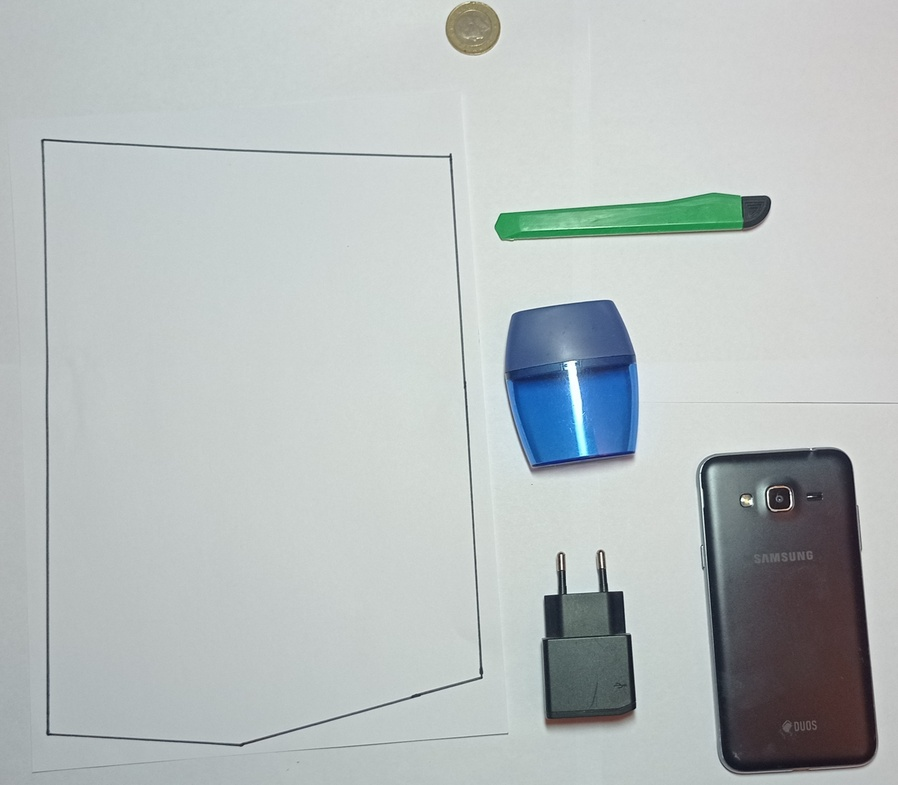
#> input picture tests/test_1.jpg, 898 x 785 px, shrunk from 2118 x 1852 before the run
$ jupyter execute paper.ipynb   (shell and % lines are left out)
#> lines starting #> are read from the running program, lines starting #| are printed output that depends on the picture; after the words box and inside, x2 and y2 are one past the last pixel; in counts of white or black regions, pixels touching at a corner belong together
# Для начала найдем точно лист A4

[cell 1]
from skimage.color import rgb2gray
import cv2
import numpy as np
import matplotlib.pyplot as plt

fig, ax = plt.subplots(1,3, figsize = (30,30))


img = cv2.imread("../tests/test_1.jpg")
#> img is the input picture: shape (785, 898, 3); mean B, G, R 189.7, 189.7, 182.6

hsv = cv2.cvtColor(img, cv2.COLOR_BGR2HSV)
#> hsv: shape (785, 898, 3); mean H, S, V 83.1, 17.3, 192.3
h,s,v = cv2.split(hsv)
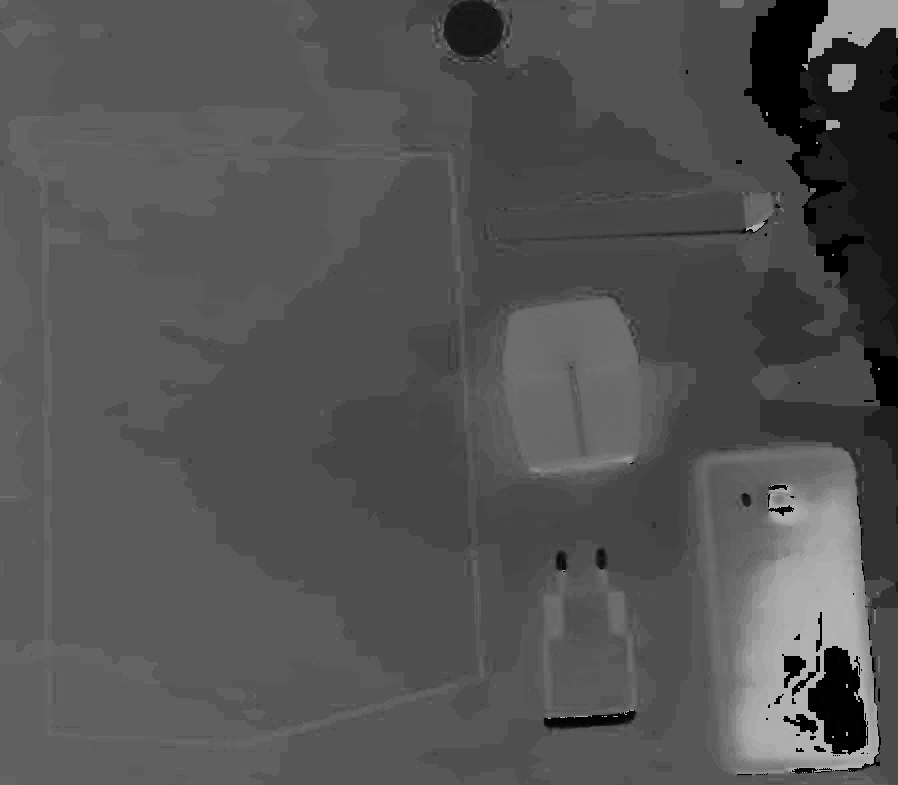
#> h: shape (785, 898); min 0, max 179, mean 83.1


#for filtering white (paper A4)
theta = 170
lower_white = np.array([100,0,255-theta])
upper_white = np.array([255,theta,255])
mask = cv2.inRange(hsv, lower_white, upper_white)
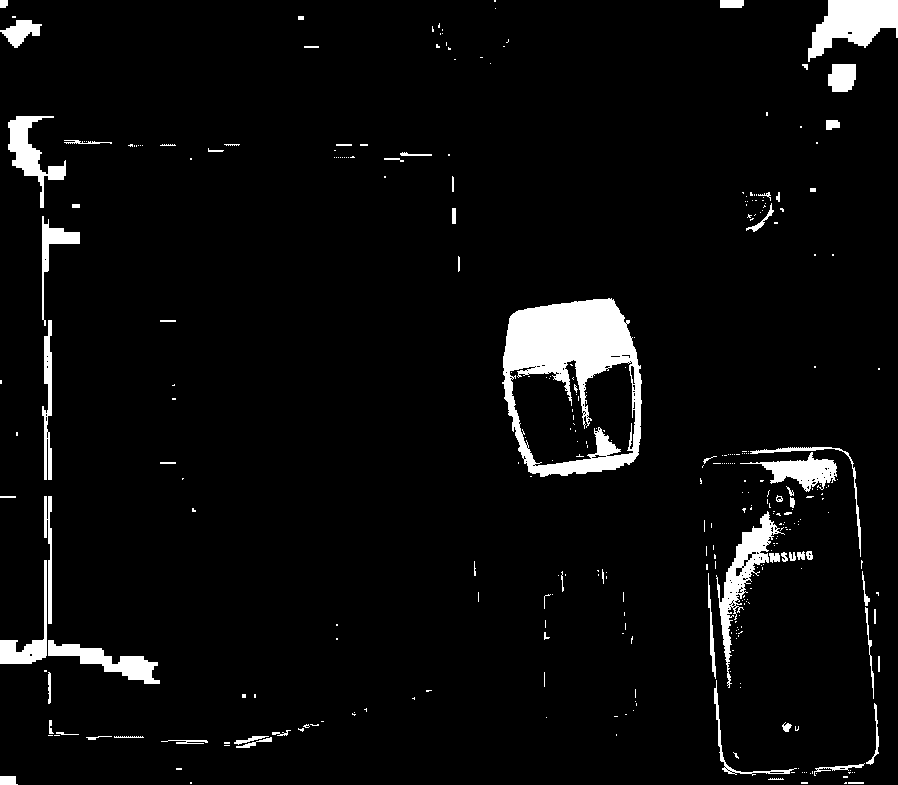
#> mask: shape (785, 898); 4.7% white; 336 white regions (264 under 20 px), largest, box (x1, y1, x2, y2) and area: (502, 298, 642, 477) 11932, (808, 0, 898, 62) 3196, (716, 511, 785, 688) 2595


#### low param 30
th, threshed = cv2.threshold(s, 30, 255, cv2.THRESH_BINARY_INV)
#> threshed: shape (785, 898); 88.8% white; 145 black regions (120 under 20 px), largest, box (x1, y1, x2, y2) and area: (701, 449, 876, 771) 35594, (504, 300, 640, 471) 19321, (543, 570, 636, 726) 10965

cv2.GaussianBlur(threshed, (3,3), 0, threshed)
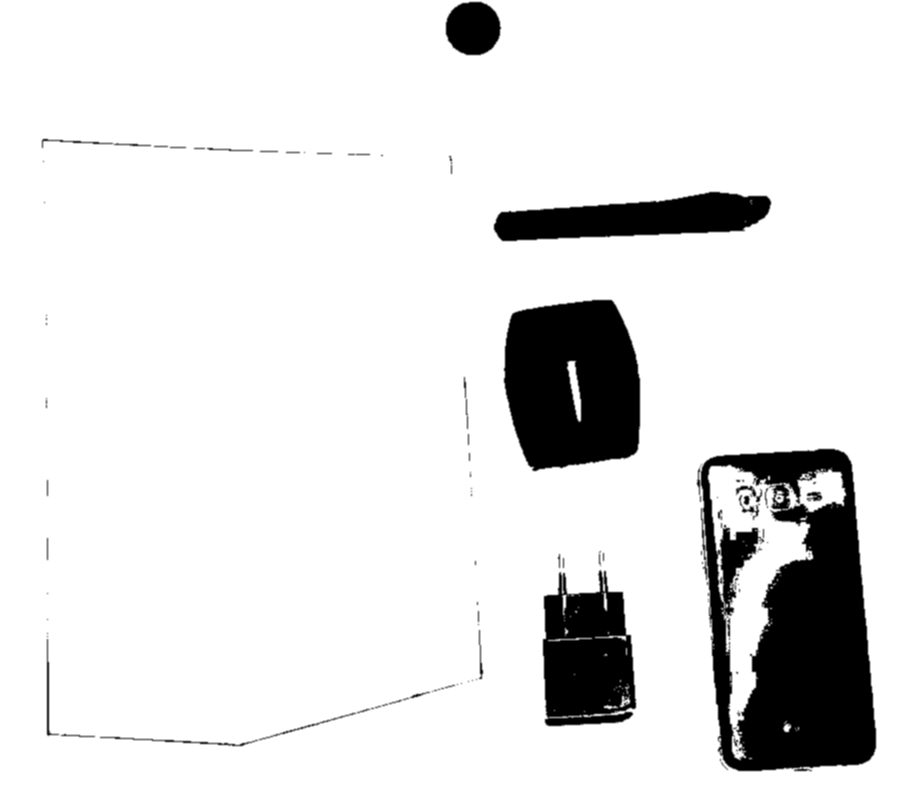
#> threshed: shape (785, 898); min 0, max 255, mean 226.4


cnts = cv2.findContours(threshed, cv2.RETR_EXTERNAL, cv2.CHAIN_APPROX_SIMPLE)[-2]
#> cnts = [[[0, 0], [0, 784], [897, 784], [897, 0]]]

canvas  = img.copy()


cnts = sorted(cnts, key = cv2.contourArea)
cnt = cnts[-1]
#> cnt = [[0, 0], [0, 784], [897, 784], [897, 0]]


alpha = 0.02
arclen = cv2.arcLength(cnt, True)
#> arclen = 3362
approx = cv2.approxPolyDP(cnt, alpha* arclen, True)
#> approx = [[0, 0], [0, 784], [897, 784], [897, 0]]
cv2.drawContours(canvas, [cnt], -1, (255,0,0), 1, cv2.LINE_AA)
cv2.drawContours(canvas, [approx], -1, (0, 0, 255), 1, cv2.LINE_AA)

ax[0].imshow(s)
ax[1].imshow(canvas)


#print(approx,approx[0][0][0], approx[1][0][0],approx[0][0][1],approx[1][0][1])

gray_img = cv2.cvtColor(img, cv2.COLOR_BGR2GRAY)
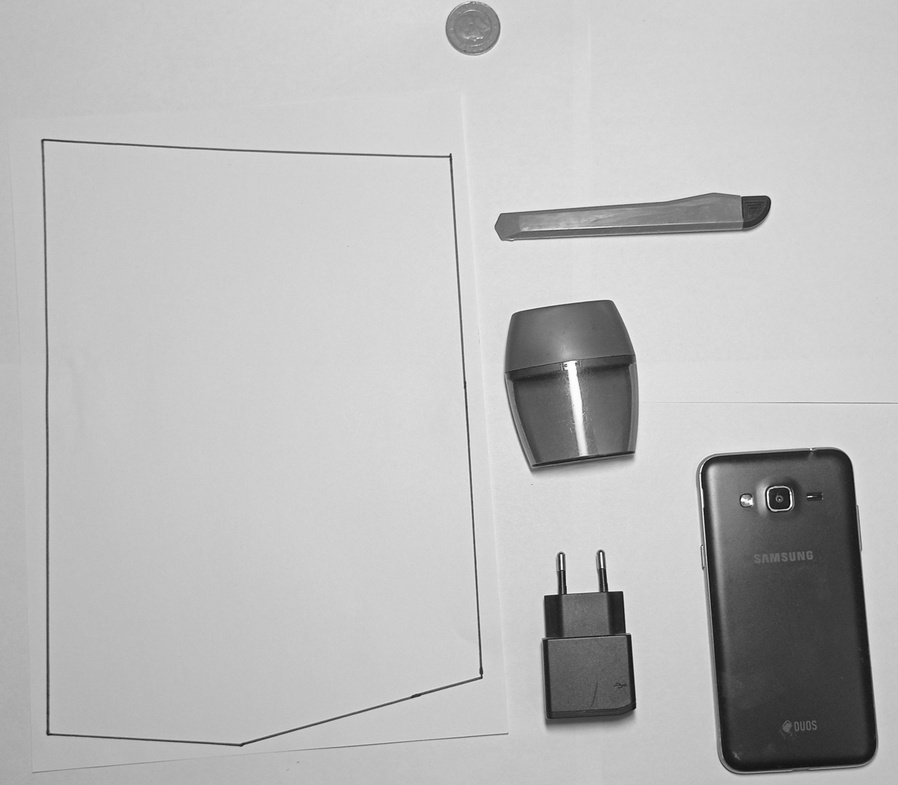
#> gray_img: shape (785, 898); min 1, max 255, mean 187.6

xs = [point[0][0] for point in approx]
#> xs = [0, 0, 897, 897]
xs.sort()
ys = [point[0][1] for point in approx]
#> ys = [0, 784, 784, 0]
ys.sort()

only_paper = gray_img[ys[0]:ys[-1],xs[0]:xs[-1]]


ax[2].imshow(only_paper)
#> figure, not shown here; B, G, R data is drawn as R, G, B

# Теперь внутри этого листа найдем многоугольник

[cell 2]
cv2.GaussianBlur(only_paper, (3,3), 0, only_paper)
edges = cv2.Canny(only_paper, 103, 200, apertureSize=5)
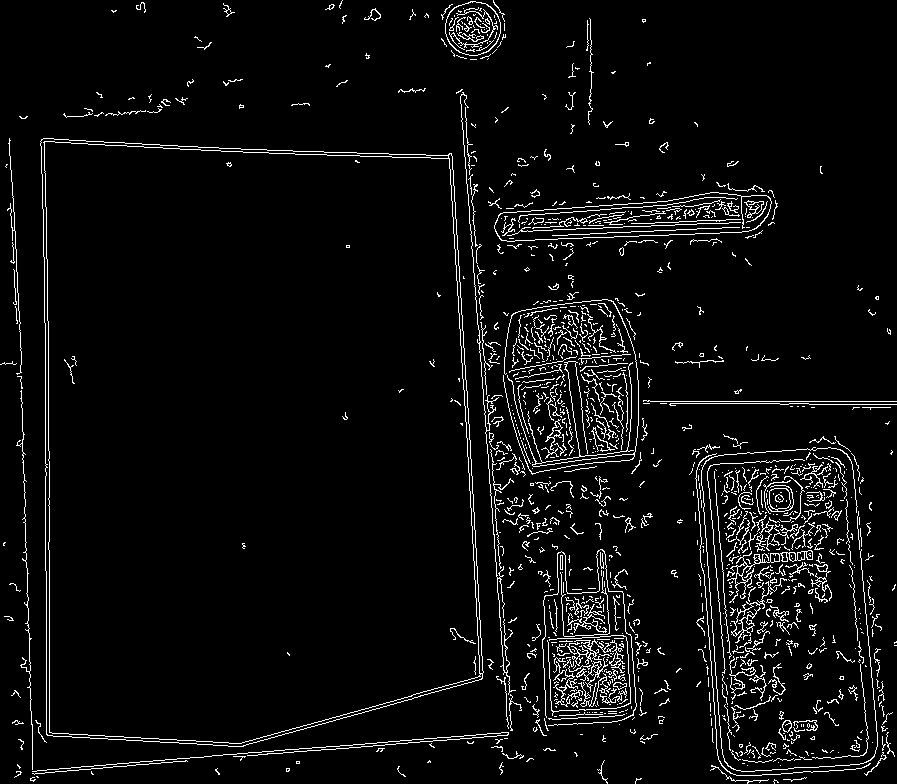
#> edges: shape (784, 897); 4.8% white in thin lines or dots
conts, _ = cv2.findContours(edges, cv2.RETR_EXTERNAL, cv2.CHAIN_APPROX_SIMPLE)
#> conts = 1075 contours, 1035 with area under 20; largest, box (x1, y1, x2, y2) and area: (40, 138, 484, 747) 244627, (494, 192, 772, 242) 8934, (445, 1, 501, 56) 2348, (727, 550, 813, 603) 518, (768, 485, 794, 512) 432
conts = sorted(conts, key = cv2.contourArea)
#print(conts)
cnt = conts[-1]
#> cnt = contour of 292 points, box (x1, y1, x2, y2) (40, 138, 484, 747), area 244627

arclen = cv2.arcLength(cnt, True)
#> arclen = 2027.3
approx = cv2.approxPolyDP(cnt, 0.02* arclen, True)
#> approx = [[41, 139], [46, 734], [481, 679], [451, 153]]

ones = np.ones(edges.shape)
cv2.drawContours(ones, [cnt], -1, (255,0,0), 1, cv2.LINE_AA)
#> ones: shape (784, 897) float64; values 1 (black) and 255 (white), 0.28% white in thin lines or dots, all inside (x1, y1, x2, y2) = (40, 138, 484, 747)
plt.imshow(ones)

# Теперь попытаемся найти границы предметов (требует доработки)

[cell 3]
gray_full = cv2.cvtColor(img, cv2.COLOR_BGR2GRAY)


th, img1 = cv2.threshold(gray_full, 10,200, cv2.THRESH_BINARY)
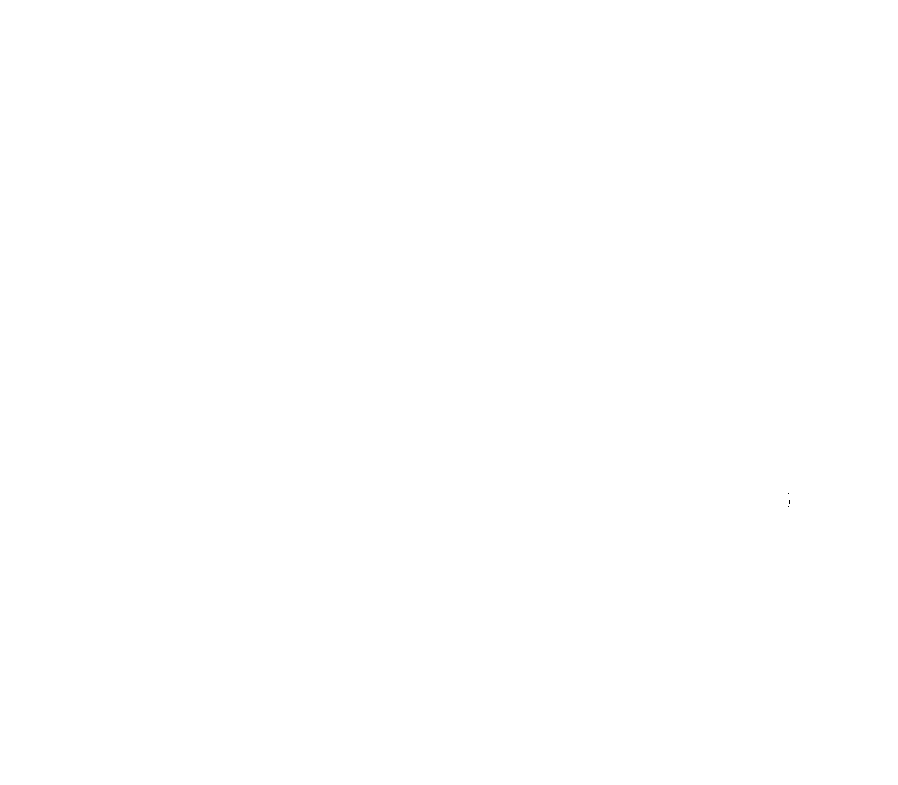
#> img1: shape (785, 898); values 0 (black) and 200 (white), 100% white; black in thin lines or dots, all inside (x1, y1, x2, y2) = (788, 493, 790, 507)

#plt.imshow(img1)
edges = cv2.Canny( img1, 50, 100, apertureSize=3)
#> edges: shape (785, 898); 0% white in thin lines or dots, all inside (x1, y1, x2, y2) = (787, 492, 791, 508)
contours,_= cv2.findContours(edges, cv2.RETR_TREE, cv2.CHAIN_APPROX_SIMPLE)
#> contours = 5 contours, all with area under 20


ones1 = np.ones(img.shape)
for c in contours:
    x, y, w, h = cv2.boundingRect(c)
    cv2.rectangle(ones1, (x, y), (x+w, y+h), (0, 255, 0), 2)
#> this loop made 5 passes
#> (x, y, h) on passes 1 to 3: (787, 505, 3), (788, 499, 5), (788, 499, 5)
#> (c, x, y, h) on passes 4 to 5: ([[787, 492], [787, 494], [789, 494], [789, 492]], 787, 492, 3), ([[787, 493], [788, 492], [789, 493], [788, 494]], 787, 492, 3)
#> ones1: shape (785, 898, 3) float64; mean H, S, V 1, 1, 1
plt.imshow(ones1)

$ run again, with tests/test_11.jpg copied over tests/test_1.jpg
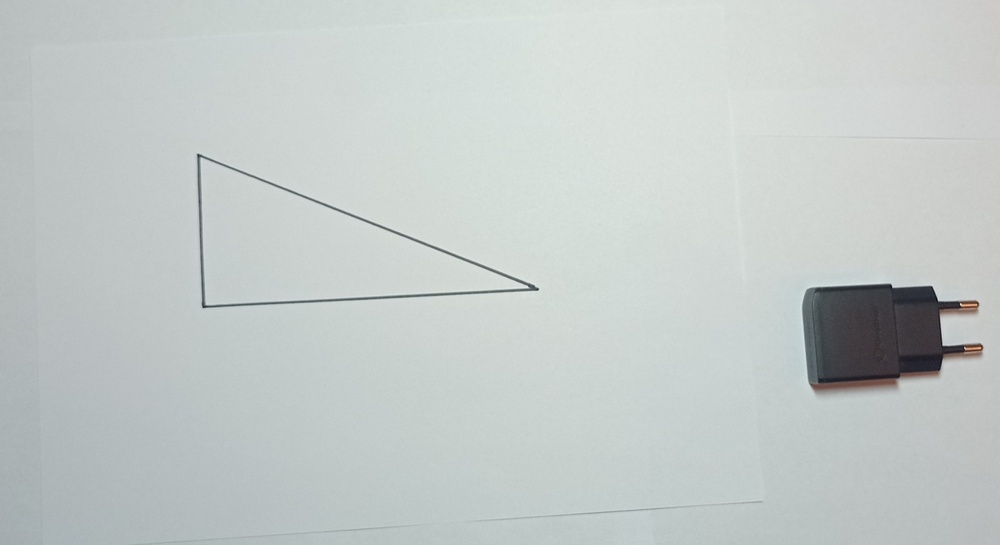
#> input picture tests/test_11.jpg, 1000 x 545 px, shrunk from 2199 x 1198 before the run
#> img is the input picture: shape (545, 1000, 3); mean B, G, R 200.7, 202.2, 195.6
#> hsv: shape (545, 1000, 3); mean H, S, V 81.2, 9.7, 202.6
#> mask: shape (545, 1000); 1.8% white; 76 white regions (54 under 20 px), largest, box (x1, y1, x2, y2) and area: (0, 314, 170, 408) 7607, (12, 296, 48, 324) 640, (988, 480, 1000, 512) 256
#> `cv2.GaussianBlur(threshed, (3,3), 0, threshed)`:
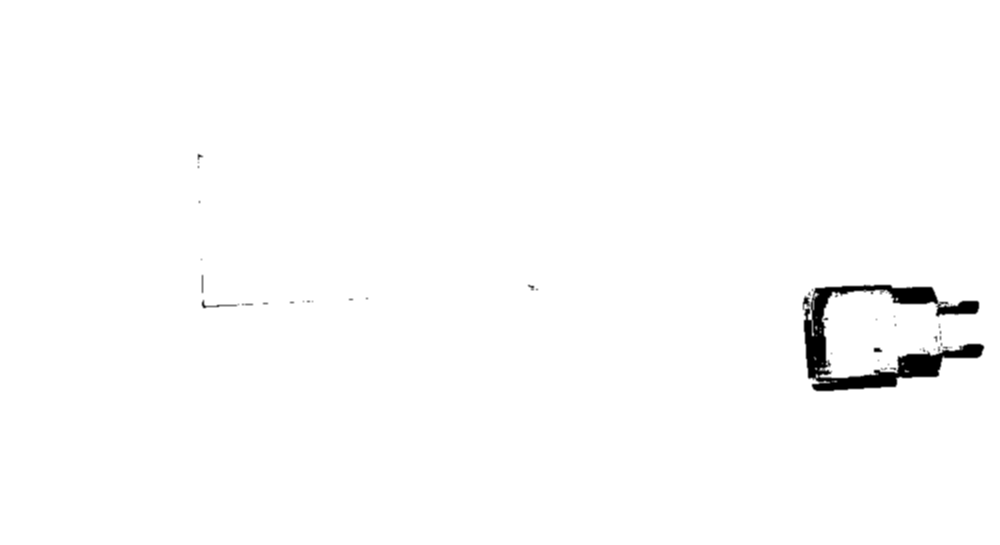
#> threshed: shape (545, 1000); min 0, max 255, mean 252.3
#> cnts = [[[0, 0], [0, 544], [999, 544], [999, 0]]]
#> `cnt = cnts[-1]`: cnt = [[0, 0], [0, 544], [999, 544], [999, 0]]
#> `arclen = cv2.arcLength(cnt, True)`: arclen = 3086
#> `approx = cv2.approxPolyDP(cnt, alpha* arclen, True)`: approx = [[0, 0], [0, 544], [999, 544], [999, 0]]
#> xs = [0, 0, 999, 999]
#> ys = [0, 544, 544, 0]
#> conts = 184 contours, 178 with area under 20; largest, box (x1, y1, x2, y2) and area: (196, 154, 539, 309) 26930, (867, 303, 892, 361) 177, (809, 295, 981, 384) 49, (824, 295, 840, 348) 46, (875, 350, 889, 364) 24, (87, 32, 207, 45) 22
#> `cnt = conts[-1]`: cnt = contour of 319 points, box (x1, y1, x2, y2) (196, 154, 539, 309), area 26930
#> `arclen = cv2.arcLength(cnt, True)`: arclen = 898.3
#> `approx = cv2.approxPolyDP(cnt, 0.02* arclen, True)`: approx = [[197, 154], [204, 308], [538, 290]]
#> `cv2.drawContours(ones, [cnt], -1, (255,0,0), 1, cv2.LINE_AA)`:
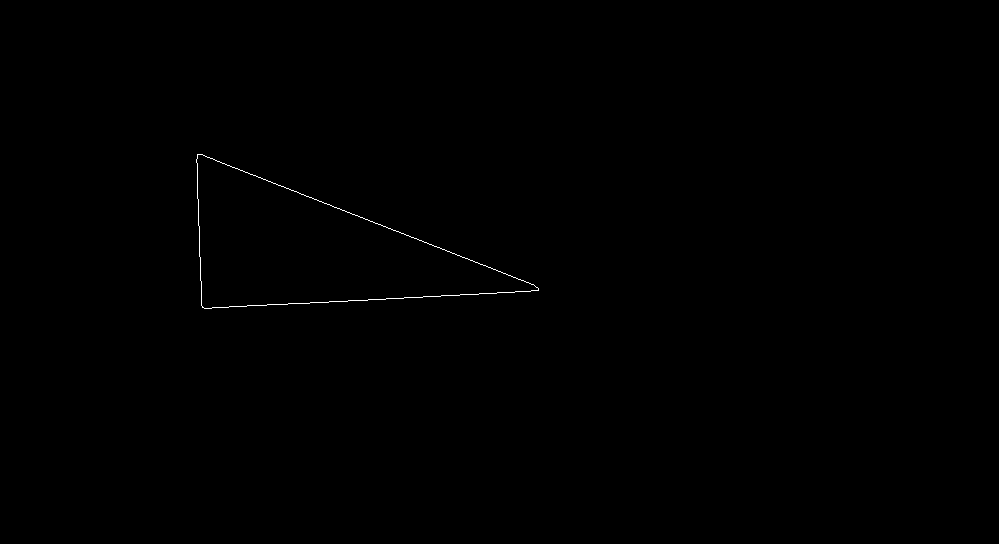
#> ones: shape (544, 999) float64; values 1 (black) and 255 (white), 0.15% white in thin lines or dots, all inside (x1, y1, x2, y2) = (196, 154, 539, 309)
#> img1: shape (545, 1000); values 0 (black) and 200 (white), 100% white; black in thin lines or dots, all inside (x1, y1, x2, y2) = (936, 299, 937, 300)
#> contours = 2 contours, all with area under 20
#> the loop `for c in contours:` made 2 passes
#> (c, x, y, w, h) on passes 1 to 2: ([[935, 298], [935, 300], [937, 300], [937, 298]], 935, 298, 3, 3), ([[935, 299], [936, 298], [937, 299], [936, 300]], 935, 298, 3, 3)
